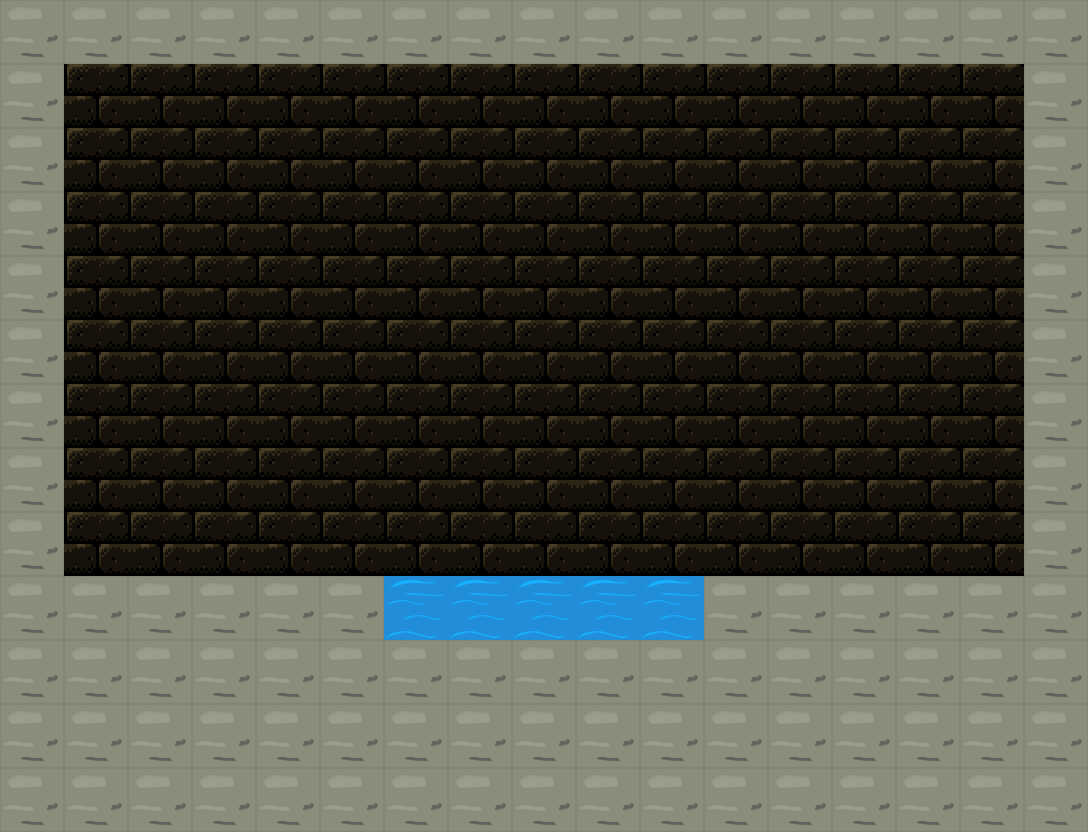

Below is a game level as drawn by its tile map, then a one-line description and the .tmx file that defines it, in full:
An orthogonal 17x13 tile map with 64x64 px tiles, 1 tile layer (Patrones), 3 tilesets.

<map version="1.0" tiledversion="1.1.6" orientation="orthogonal" renderorder="left-up" width="17" height="13" tilewidth="64" tileheight="64" infinite="0" nextobjectid="1">
 <tileset firstgid="1" name="Agua" tilewidth="64" tileheight="64" tilecount="1" columns="1">
  <image source="../Sprites/tiles/Agua.png" width="64" height="64" />
 </tileset>
 <tileset firstgid="2" name="Piedra" tilewidth="64" tileheight="64" tilecount="1" columns="1">
  <image source="../Sprites/tiles/Piedra.png" width="64" height="64" />
 </tileset>
 <tileset firstgid="3" name="tile000" tilewidth="64" tileheight="64" tilecount="1" columns="1">
  <image source="../Sprites/tiles/tile000.png" width="64" height="64" />
 </tileset>
 <layer name="Patrones" width="17" height="13">
  <data encoding="csv">
2,2,2,2,2,2,2,2,2,2,2,2,2,2,2,2,2,
2,3,3,3,3,3,3,3,3,3,3,3,3,3,3,3,2,
2,3,3,3,3,3,3,3,3,3,3,3,3,3,3,3,2,
2,3,3,3,3,3,3,3,3,3,3,3,3,3,3,3,2,
2,3,3,3,3,3,3,3,3,3,3,3,3,3,3,3,2,
2,3,3,3,3,3,3,3,3,3,3,3,3,3,3,3,2,
2,3,3,3,3,3,3,3,3,3,3,3,3,3,3,3,2,
2,3,3,3,3,3,3,3,3,3,3,3,3,3,3,3,2,
2,3,3,3,3,3,3,3,3,3,3,3,3,3,3,3,2,
2,2,2,2,2,2,1,1,1,1,1,2,2,2,2,2,2,
2,2,2,2,2,2,2,2,2,2,2,2,2,2,2,2,2,
2,2,2,2,2,2,2,2,2,2,2,2,2,2,2,2,2,
2,2,2,2,2,2,2,2,2,2,2,2,2,2,2,2,2
</data>
 </layer>
</map>